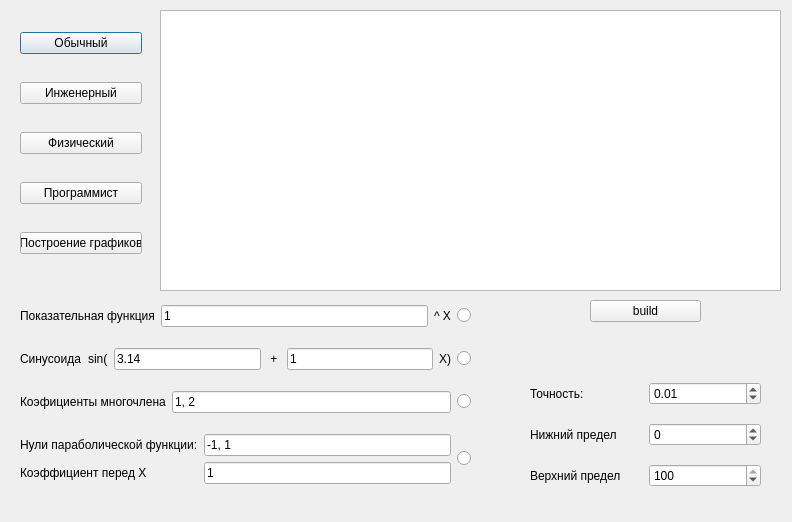
<?xml version="1.0" encoding="UTF-8"?>
<ui version="4.0">
 <class>MainWindow</class>
 <widget class="QDialog" name="MainWindow">
  <property name="geometry">
   <rect>
    <x>0</x>
    <y>0</y>
    <width>792</width>
    <height>522</height>
   </rect>
  </property>
  <property name="cursor">
   <cursorShape>ArrowCursor</cursorShape>
  </property>
  <property name="windowTitle">
   <string>Calculator</string>
  </property>
  <property name="sizeGripEnabled">
   <bool>false</bool>
  </property>
  <property name="modal">
   <bool>false</bool>
  </property>
  <widget class="QWidget" name="gridLayoutWidget_4">
   <property name="geometry">
    <rect>
     <x>20</x>
     <y>10</y>
     <width>122</width>
     <height>271</height>
    </rect>
   </property>
   <layout class="QGridLayout" name="gridLayout_4">
    <item row="0" column="0">
     <widget class="QPushButton" name="common">
      <property name="text">
       <string>Обычный</string>
      </property>
     </widget>
    </item>
    <item row="1" column="0">
     <widget class="QPushButton" name="engineer">
      <property name="text">
       <string>Инженерный</string>
      </property>
     </widget>
    </item>
    <item row="4" column="0">
     <widget class="QPushButton" name="graf_building">
      <property name="text">
       <string>Построение графиков</string>
      </property>
     </widget>
    </item>
    <item row="3" column="0">
     <widget class="QPushButton" name="programmer">
      <property name="text">
       <string>Программист</string>
      </property>
     </widget>
    </item>
    <item row="2" column="0">
     <widget class="QPushButton" name="physics">
      <property name="text">
       <string>Физический</string>
      </property>
     </widget>
    </item>
   </layout>
  </widget>
  <widget class="PlotWidget" name="graphicsView">
   <property name="geometry">
    <rect>
     <x>160</x>
     <y>10</y>
     <width>621</width>
     <height>281</height>
    </rect>
   </property>
  </widget>
  <widget class="QWidget" name="gridLayoutWidget_2">
   <property name="geometry">
    <rect>
     <x>530</x>
     <y>370</y>
     <width>231</width>
     <height>131</height>
    </rect>
   </property>
   <layout class="QGridLayout" name="gridLayout_2">
    <item row="2" column="0">
     <widget class="QLabel" name="label_3">
      <property name="text">
       <string>Верхний предел</string>
      </property>
     </widget>
    </item>
    <item row="1" column="1">
     <widget class="QSpinBox" name="lower_limit">
      <property name="minimum">
       <number>-99</number>
      </property>
     </widget>
    </item>
    <item row="0" column="1">
     <widget class="QDoubleSpinBox" name="accuracy">
      <property name="value">
       <double>0.010000000000000</double>
      </property>
     </widget>
    </item>
    <item row="1" column="0">
     <widget class="QLabel" name="label_2">
      <property name="text">
       <string>Нижний предел</string>
      </property>
     </widget>
    </item>
    <item row="2" column="1">
     <widget class="QSpinBox" name="higher_limit">
      <property name="minimum">
       <number>-99</number>
      </property>
      <property name="maximum">
       <number>100</number>
      </property>
      <property name="value">
       <number>100</number>
      </property>
     </widget>
    </item>
    <item row="0" column="0">
     <widget class="QLabel" name="label">
      <property name="text">
       <string>Точность:</string>
      </property>
     </widget>
    </item>
   </layout>
  </widget>
  <widget class="QWidget" name="gridLayoutWidget_8">
   <property name="geometry">
    <rect>
     <x>20</x>
     <y>290</y>
     <width>451</width>
     <height>211</height>
    </rect>
   </property>
   <layout class="QGridLayout" name="gridLayout_8">
    <item row="4" column="0">
     <layout class="QGridLayout" name="gridLayout_9">
      <item row="0" column="1">
       <widget class="QRadioButton" name="radio_parabol_function">
        <property name="text">
         <string/>
        </property>
       </widget>
      </item>
      <item row="0" column="0">
       <layout class="QGridLayout" name="gridLayout_7">
        <item row="1" column="1">
         <widget class="QLineEdit" name="coef">
          <property name="text">
           <string>1</string>
          </property>
         </widget>
        </item>
        <item row="1" column="0">
         <widget class="QLabel" name="label_14">
          <property name="text">
           <string>Коэффициент перед X</string>
          </property>
         </widget>
        </item>
        <item row="0" column="1">
         <widget class="QLineEdit" name="parabol_nulls">
          <property name="text">
           <string>-1, 1</string>
          </property>
         </widget>
        </item>
        <item row="0" column="0">
         <widget class="QLabel" name="label_13">
          <property name="text">
           <string>Нули параболической функции:</string>
          </property>
         </widget>
        </item>
       </layout>
      </item>
     </layout>
    </item>
    <item row="2" column="0">
     <layout class="QGridLayout" name="gridLayout_6">
      <item row="0" column="5">
       <widget class="QLabel" name="label_12">
        <property name="text">
         <string>X)</string>
        </property>
       </widget>
      </item>
      <item row="0" column="0">
       <widget class="QLabel" name="label_11">
        <property name="text">
         <string>Синусоида</string>
        </property>
       </widget>
      </item>
      <item row="0" column="4">
       <widget class="QLineEdit" name="sin_function_coef2">
        <property name="text">
         <string>1</string>
        </property>
       </widget>
      </item>
      <item row="0" column="6">
       <widget class="QRadioButton" name="radio_sin_function">
        <property name="text">
         <string/>
        </property>
       </widget>
      </item>
      <item row="0" column="1">
       <widget class="QLabel" name="label_10">
        <property name="text">
         <string>sin(</string>
        </property>
       </widget>
      </item>
      <item row="0" column="3">
       <widget class="QLabel" name="label_4">
        <property name="text">
         <string> + </string>
        </property>
       </widget>
      </item>
      <item row="0" column="2">
       <widget class="QLineEdit" name="sin_function_coef1">
        <property name="text">
         <string>3.14</string>
        </property>
       </widget>
      </item>
     </layout>
    </item>
    <item row="1" column="0">
     <layout class="QGridLayout" name="gridLayout_3">
      <item row="0" column="1">
       <widget class="QLineEdit" name="exponential_function">
        <property name="text">
         <string>1</string>
        </property>
       </widget>
      </item>
      <item row="0" column="3">
       <widget class="QRadioButton" name="radio_exponential_function">
        <property name="text">
         <string/>
        </property>
       </widget>
      </item>
      <item row="0" column="2">
       <widget class="QLabel" name="label_6">
        <property name="text">
         <string>^ X</string>
        </property>
       </widget>
      </item>
      <item row="0" column="0">
       <widget class="QLabel" name="label_7">
        <property name="text">
         <string>Показательная функция</string>
        </property>
       </widget>
      </item>
     </layout>
    </item>
    <item row="3" column="0">
     <layout class="QGridLayout" name="gridLayout">
      <item row="0" column="2">
       <widget class="QRadioButton" name="radio_polynomial">
        <property name="text">
         <string/>
        </property>
       </widget>
      </item>
      <item row="0" column="1">
       <widget class="QLineEdit" name="polynomial_coefs">
        <property name="text">
         <string>1, 2</string>
        </property>
       </widget>
      </item>
      <item row="0" column="0">
       <widget class="QLabel" name="label_5">
        <property name="text">
         <string>Коэфициенты многочлена</string>
        </property>
       </widget>
      </item>
     </layout>
    </item>
   </layout>
  </widget>
  <widget class="QWidget" name="gridLayoutWidget">
   <property name="geometry">
    <rect>
     <x>590</x>
     <y>300</y>
     <width>111</width>
     <height>51</height>
    </rect>
   </property>
   <layout class="QGridLayout" name="gridLayout_5">
    <item row="0" column="0">
     <widget class="QPushButton" name="build_graph">
      <property name="text">
       <string>build</string>
      </property>
     </widget>
    </item>
    <item row="1" column="0">
     <widget class="QLabel" name="err">
      <property name="text">
       <string/>
      </property>
      <property name="alignment">
       <set>Qt::AlignCenter</set>
      </property>
     </widget>
    </item>
   </layout>
  </widget>
 </widget>
 <customwidgets>
  <customwidget>
   <class>PlotWidget</class>
   <extends>QGraphicsView</extends>
   <header location="global">pyqtgraph</header>
  </customwidget>
 </customwidgets>
 <resources/>
 <connections/>
</ui>
